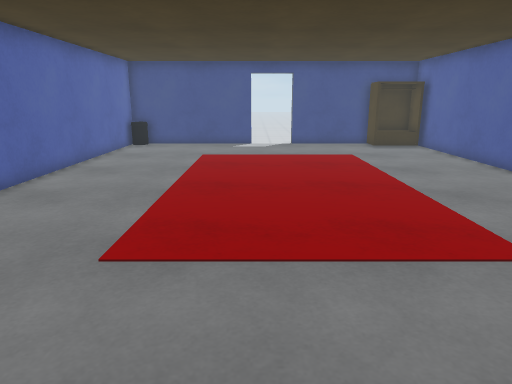
View 1 (above)

15 first-person views from a walk through a 3-D level made in the Unity game engine. The camera is 1.3 m above the floor, tilts 14° down and sees 70° across. The floor is counted in squares, 0.5 m on a side. Each view is taken from the middle of a square. On the plan, view 1 faces up. The plan holds only what a view shows up to about 20 squares ahead; the rest is blank. The place goes on beyond the plan. The player character is not drawn. Door leaves are left out, so doorways stand open. Some surface patterns are stand-ins.

View 2
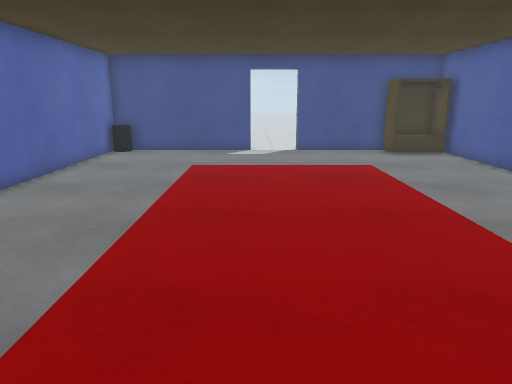

View 3
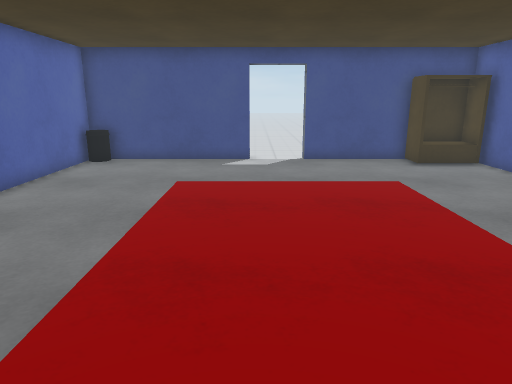

View 4
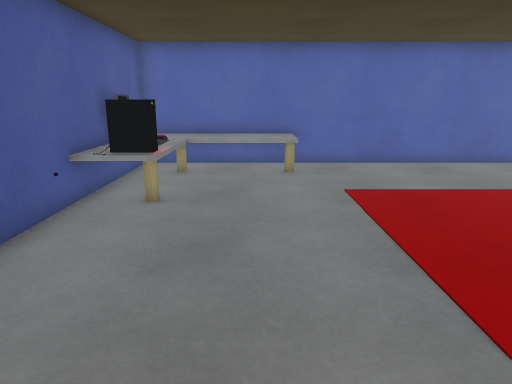

View 5
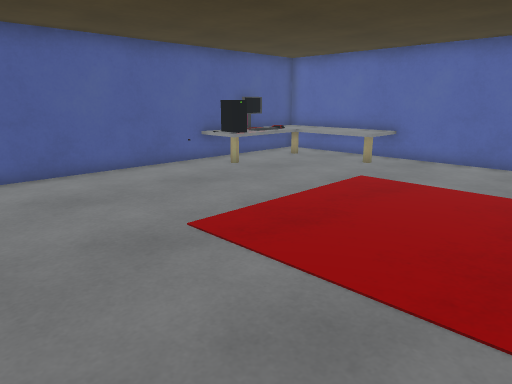

View 6
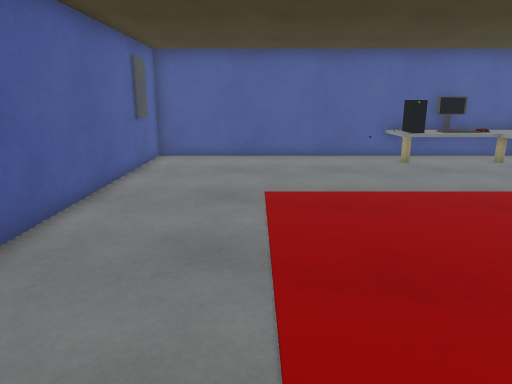

View 7
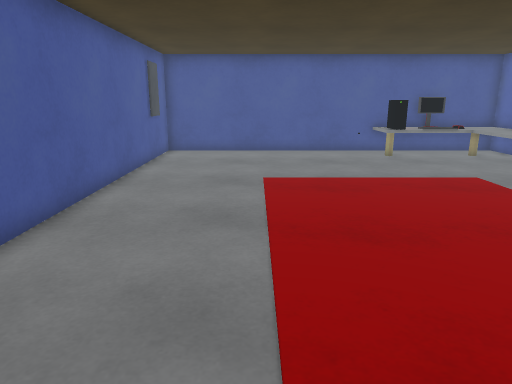

View 8
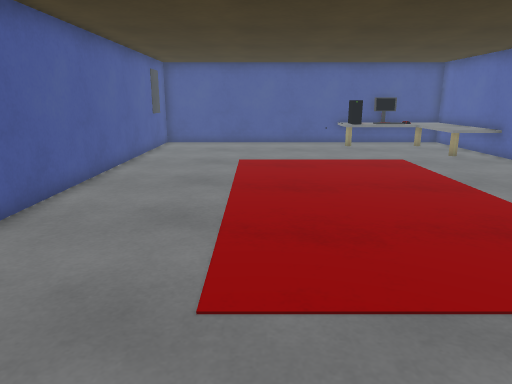

View 9
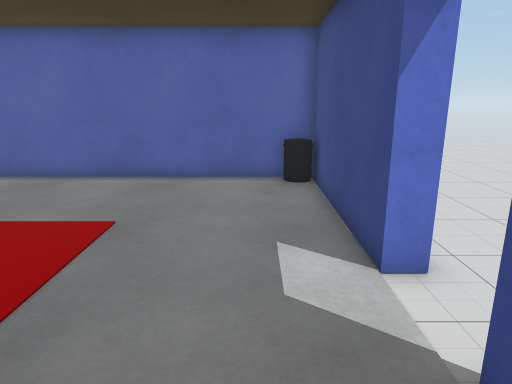

View 10
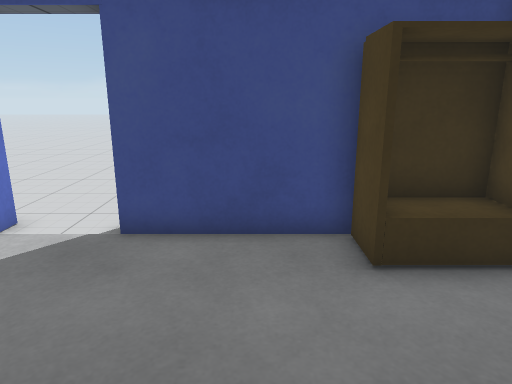

View 11
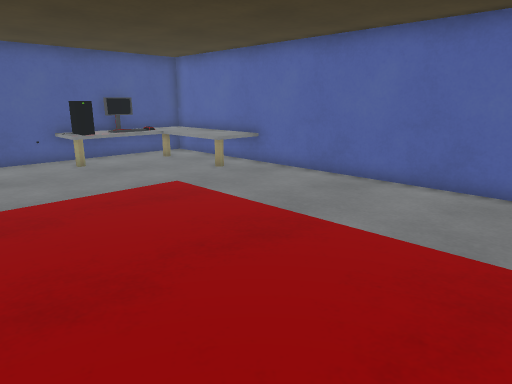

View 12
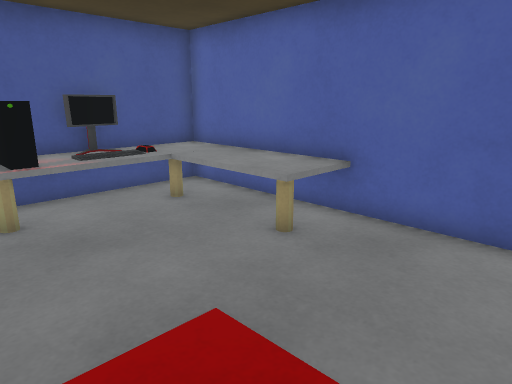

View 13
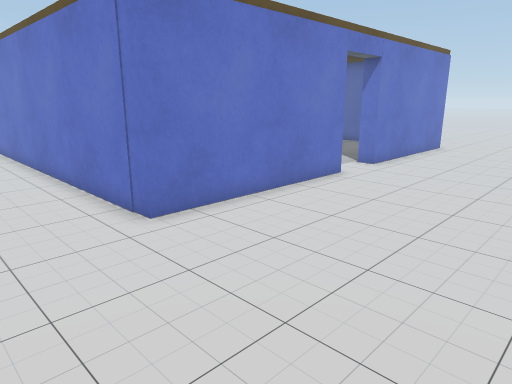

View 14
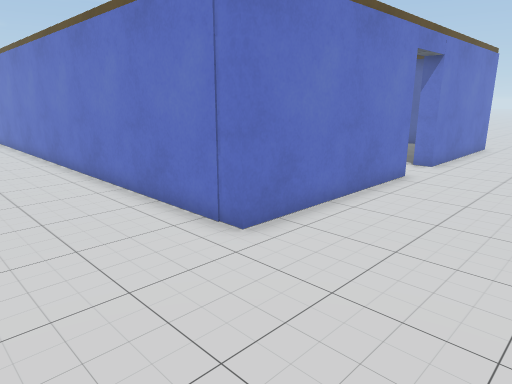

View 15
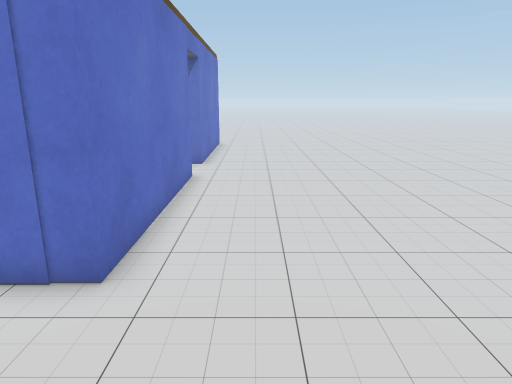

### Floor plan
Points are (right, up) in squares from view 1. A wall is a line through its corners. A room is listed if a view was taken in it or the views show most of it. See-through windows are left out.
Room 1 (views 1, 2, 3, 4, 5, 6, 7, 8, 9, 10, 11, 12)
walls: (-0.3, 23) (-7.6, 23) (-7.6, -1.8) (9.7, -1.8) (9.7, 22); (7, 23) (2.3, 23)
ways out: open door at (1, 26.1) to room 2
objects: desk (-7, -1) to (-3, 5); bin (-7, 22); computer (-2, -1) to (-1, 0); desk (-1, 0); closet (7, 21) to (9, 22)
Room 2 (views 13, 14, 15)
walls: (2.3, 23.7) (10.2, 23.7) (10.2, 4.5); (-8.1, 23.7) (-0.3, 23.7)
ways out: open door at (1, 26.1) to room 1

Where each view was taken, in squares from view 1:
view 1: 0 up, 0 right, facing up
view 2: 3 up, 0 right, facing up
view 3: 6 up, 0 right, facing up
view 4: 3 up, 8 right, facing left
view 5: 12 up, 9 right, facing down-left
view 6: 16 up, 5 right, facing down
view 7: 18 up, 5 right, facing down
view 8: 22 up, 4 right, facing down
view 9: 21 up, 5 right, facing left
view 10: 16 up, 5 right, facing up
view 11: 16 up, 4 right, facing down-left
view 12: 9 up, 0 right, facing down-left
view 13: 31 up, 14 right, facing down-left
view 14: 29 up, 15 right, facing down-left
view 15: 26 up, 15 right, facing left
